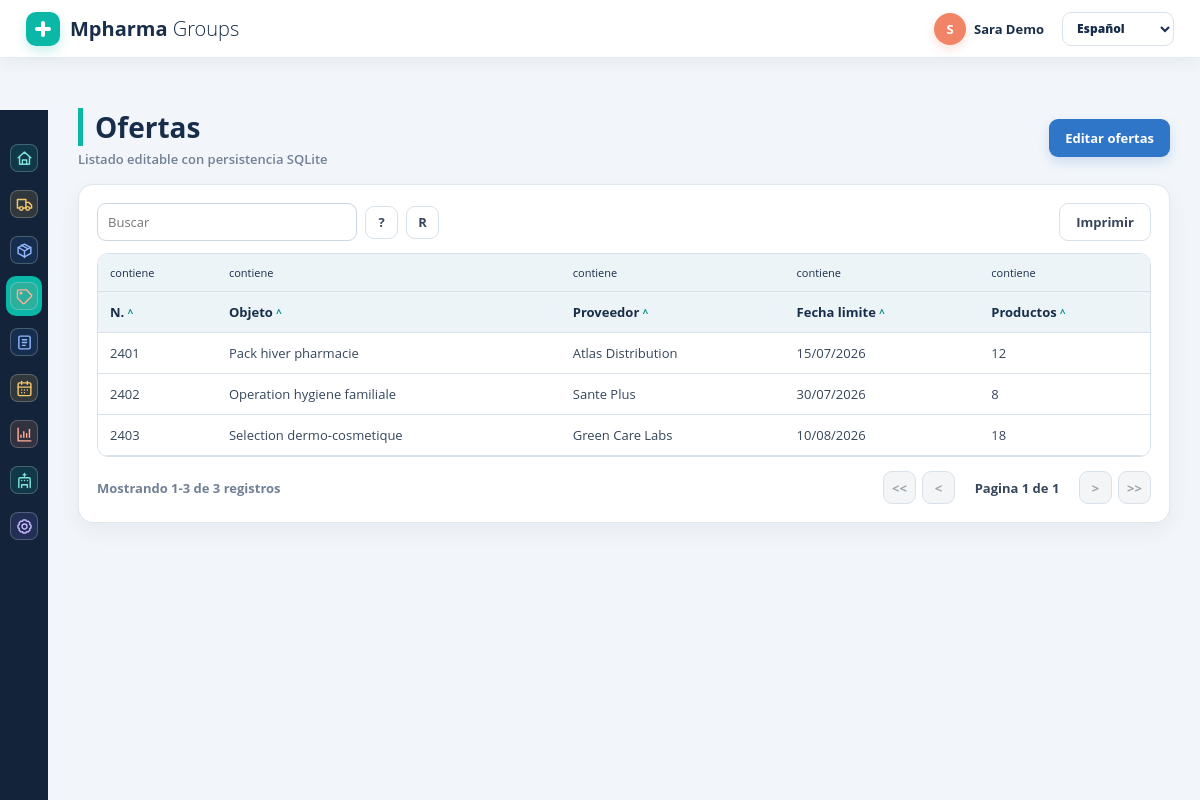
Page /offers (signed in) on the committed database.
### tables this page shows
CREATE TABLE offers (
            id INTEGER PRIMARY KEY AUTOINCREMENT,
            number TEXT NOT NULL DEFAULT '', subject TEXT NOT NULL DEFAULT '', supplier TEXT NOT NULL DEFAULT '', deadline TEXT NOT NULL DEFAULT '', products TEXT NOT NULL DEFAULT ''
        );

### demo_site/app.py (the view)
    @app.route("/offers", methods=["GET", "POST"])
    @login_required
    def offers() -> object:
        return table_response("offers")

### demo_site/app.py (called while the page is built)
def current_edit_url() -> str:
    args = request.args.to_dict(flat=True)
    args["edit"] = "1"
    query = urlencode(args)
    return f"{request.path}?{query}"

def format_bytes(size: int) -> str:
    units = ("B", "KB", "MB", "GB")
    value = float(size)
    unit = units[0]
    for unit in units:
        if value < 1024 or unit == units[-1]:
            break
        value /= 1024
    if value.is_integer():
        return f"{int(value)} {unit}"
    return f"{value:.1f} {unit}"

### demo_site/auth.py (called while the page is built)
def is_admin_user(user: Mapping[str, object] | None) -> bool:
    if not user:
        return False
    return bool(user.get("is_admin")) or str(user.get("role", "")).lower() in {
        "admin",
        "administrador",
        "administradora",
    }

def can_edit_table(user: Mapping[str, object] | None, table_key: str) -> bool:
    return is_admin_user(user) or table_key == "purchaseorders"

def visible_nav_items(user: Mapping[str, object] | None, nav_items: tuple) -> tuple:
    return nav_items

### demo_site/storage.py (called while the page is built)
def get_database_path() -> Path:
    configured = current_app.config.get("DATABASE")
    if configured:
        return Path(configured)
    return Path(current_app.root_path).parent / "data" / "nova_groups.sqlite3"

def get_db() -> sqlite3.Connection:
    if "db" not in g:
        path = get_database_path()
        path.parent.mkdir(parents=True, exist_ok=True)
        database_uri = "file:" + path.resolve().as_posix() + "?mode=rwc&nolock=1"
        connection = sqlite3.connect(database_uri, uri=True)
        connection.execute("PRAGMA journal_mode=OFF")
        connection.execute("PRAGMA synchronous=OFF")
        connection.row_factory = sqlite3.Row
        g.db = connection
    return g.db

def validate_table_key(table_key: str) -> None:
    if table_key not in EDITABLE_TABLE_KEYS:
        raise ValueError(f"Unsupported editable table: {table_key}")

def get_table_name(table_key: str) -> str:
    validate_table_key(table_key)
    return TABLE_NAME_MAP[table_key]

def get_visible_fields(table_key: str) -> tuple[str, ...]:
    validate_table_key(table_key)
    return tuple(key for key, _label in TABLES[table_key]["columns"])

def get_extra_fields(table_key: str) -> tuple[str, ...]:
    validate_table_key(table_key)
    return EXTRA_FIELDS.get(table_key, ())

def get_record_fields(table_key: str) -> tuple[str, ...]:
    return get_visible_fields(table_key) + get_extra_fields(table_key)

### demo_site/templates/table_page.html (shortened to what this page needs)
{% extends "base.html" %}
{% import "macros.html" as ui %}
{% block content %}
{% set action_url = url_for(table.create_endpoint) if table.create_endpoint else None %}
{% set edit_action_label = "Ver listado" if edit_mode else "Editar " ~ table.title|lower %}
{% set edit_action_url = list_url if edit_mode else edit_url %}
{{ ui.page_header(
  table.title,
  "Listado editable con persistencia SQLite",
  edit_action_label if can_edit else None,
  edit_action_url if can_edit else None,
  "Crear" if action_url and not edit_mode and can_edit else None,
  action_url if action_url and not edit_mode else None
) }}
{% if edit_mode %}
  <section class="block">
    <form class="bulk-upload bulk-upload-form" method="post" action="{{ list_url }}" enctype="multipart/form-data">
      <a class="btn btn-white" href="{{ url_for('table_import_template', table_key=table_key) }}">Plantilla Excel</a>
      <input class="input file-input" type="file" name="excel_file" accept=".xlsx,.xlsm">
      <button class="btn btn-white" type="submit" name="bulk_action" value="import_excel">Cargar Excel</button>
      <span class="bulk-upload__hint">Max. {{ upload_limit_label }}</span>
    </form>
    <form class="records-edit-form records-edit-form-{{ table_key }}" method="post" action="{{ edit_form_url }}">
      <div class="edit-toolbar">
        <button class="btn btn-white" type="button" data-select-toggle>Seleccionar todo</button>
        <button class="btn btn-danger" type="submit" name="row_action" value="delete_selected">Eliminar seleccionados</button>
      </div>
      <div class="table-wrap">
        <table class="data-table editable-table records-edit-table">
          <thead>
            <tr>
              <th class="select-col"></th>
              {% for key, label in table.columns %}
                <th>{{ label }}</th>
              {% endfor %}
            </tr>
          </thead>
          <tbody>
            {% for row in rows %}
              <tr>
                <input type="hidden" name="record_id" value="{{ row.id }}">
                <td class="row-select-cell">
                  <input class="row-select-checkbox" type="checkbox" name="selected_record_id" value="{{ row.id }}" aria-label="Seleccionar fila {{ loop.index }}">
                </td>
                {% for field in hidden_fields %}
                  <input type="hidden" name="record_{{ row.id }}_{{ field }}" value="{{ row.get(field, '') }}">
                {% endfor %}
                {% for key, label in table.columns %}
                  <td>
                    {% set suggestion_list = none %}
                    {% if table_key == "suppliers" and key == "name" %}
                      {% set suggestion_list = "supplier-name-options" %}
                    {% elif table_key == "products" and key == "supplier" %}
                      {% set suggestion_list = "product-supplier-options" %}
                    {% elif table_key == "products" and key == "name" %}
                      {% set suggestion_list = "product-name-options" %}
                    {% endif %}
                    {% if key in ['date', 'deadline', 'updated', 'birthdate'] %}
                      {{ ui.date_control("record_" ~ row.id ~ "_" ~ key, row.get(key, '')) }}
                    {% else %}
                      <input class="input" type="text" name="record_{{ row.id }}_{{ key }}" value="{{ row.get(key, '') }}"{% if suggestion_list %} list="{{ suggestion_list }}" autocomplete="off"{% endif %}>
                    {% endif %}
                  </td>
                {% endfor %}
              </tr>
            {% endfor %}
            <tr class="new-row">
              <td class="row-select-cell"></td>
              {% for key, label in table.columns %}
                <td>
                  {% set suggestion_list = none %}
                  {% if table_key == "suppliers" and key == "name" %}
                    {% set suggestion_list = "supplier-name-options" %}
                  {% elif table_key == "products" and key == "supplier" %}
                    {% set suggestion_list = "product-supplier-options" %}
                  {% elif table_key == "products" and key == "name" %}
                    {% set suggestion_list = "product-name-options" %}
                  {% endif %}
                  {% if key in ['date', 'deadline', 'updated', 'birthdate'] %}
                    {{ ui.date_control("new_" ~ key) }}
                  {% else %}
                    <input class="input" type="text" name="new_{{ key }}" placeholder="{{ 'Nuevo registro' if loop.first else label }}"{% if suggestion_list %} list="{{ suggestion_list }}" autocomplete="off"{% endif %}>
                  {% endif %}
                </td>
              {% endfor %}
              {% for field in hidden_fields %}
                <input type="hidden" name="new_{{ field }}" value="{{ '1' if archived else '0' }}">
              {% endfor %}
            </tr>
          </tbody>
        </table>
      </div>
      <div class="form-actions">
        <a class="btn btn-white" href="{{ list_url }}">Cancelar</a>
        <button class="btn btn-blue" type="submit">Guardar cambios</button>
      </div>
    </form>
    {% if table_key == "suppliers" %}
      <datalist id="supplier-name-options">
        {% for suggestion in supplier_suggestions %}
          <option value="{{ suggestion }}"></option>
        {% endfor %}
      </datalist>
    {% elif table_key == "products" %}
      <datalist id="product-supplier-options">
        {% for suggestion in supplier_suggestions %}
          <option value="{{ suggestion }}"></option>
        {% endfor %}
      </datalist>
      <datalist id="product-name-options">
        {% for suggestion in product_suggestions %}
          <option value="{{ suggestion }}"></option>
        {% endfor %}
      </datalist>
    {% endif %}
    {{ ui.pagination_controls(pagination) }}
  </section>
{% else %}
  {{ ui.render_table(table, rows, table_key, q, can_edit, pagination) }}
{% endif %}
{% endblock %}

### demo_site/templates/macros.html (shortened to what this page needs)
{% macro icon(name) -%}
  <span class="nav-icon nav-icon-{{ name }}" aria-hidden="true">
    <svg viewBox="0 0 24 24" fill="none" stroke="currentColor" stroke-width="2" stroke-linecap="round" stroke-linejoin="round">
      {% if name == "home" %}
        <path d="m3 11 9-8 9 8"></path>
        <path d="M5 10v10h14V10"></path>
        <path d="M9 20v-6h6v6"></path>
      {% elif name == "truck" %}
        <path d="M10 17h4V5H2v12h3"></path>
        <path d="M14 9h4l4 4v4h-3"></path>
        <circle cx="7.5" cy="17.5" r="2.5"></circle>
        <circle cx="16.5" cy="17.5" r="2.5"></circle>
      {% elif name == "box" %}
        <path d="m7.5 4.3 9 5.2"></path>
        <path d="M21 8 12 3 3 8v8l9 5 9-5Z"></path>
        <path d="m3.3 7.7 8.7 5 8.7-5"></path>
        <path d="M12 22V12.7"></path>
      {% elif name == "tag" %}
        <path d="M12.6 2.6H4a2 2 0 0 0-2 2v8.6a2 2 0 0 0 .6 1.4l6.8 6.8a2 2 0 0 0 2.8 0l9.2-9.2a2 2 0 0 0 0-2.8l-6.8-6.8a2 2 0 0 0-1.4-.6Z"></path>
        <circle cx="7" cy="7" r="1.2"></circle>
      {% elif name == "file" %}
        <rect width="16" height="18" x="4" y="3" rx="2"></rect>
        <path d="M9 8h6"></path>
        <path d="M9 12h6"></path>
        <path d="M9 16h4"></path>
      {% elif name == "calendar" %}
        <path d="M8 2v4"></path>
        <path d="M16 2v4"></path>
        <rect width="18" height="18" x="3" y="4" rx="2"></rect>
        <path d="M3 10h18"></path>
        <path d="M8 14h.01"></path>
        <path d="M12 14h.01"></path>
        <path d="M16 14h.01"></path>
        <path d="M8 18h.01"></path>
        <path d="M12 18h.01"></path>
      {% elif name == "chart" %}
        <path d="M3 3v18h18"></path>
        <path d="M7 16v-3"></path>
        <path d="M11 16V8"></path>
        <path d="M15 16v-5"></path>
        <path d="M19 16V5"></path>
      {% elif name == "users" %}
        <path d="M12 6V2"></path>
        <path d="M10 4h4"></path>
        <path d="M4 22V10a2 2 0 0 1 2-2h12a2 2 0 0 1 2 2v12"></path>
        <path d="M8 22v-4h8v4"></path>
        <path d="M8 12h.01"></path>
        <path d="M12 12h.01"></path>
        <path d="M16 12h.01"></path>
      {% elif name == "gear" %}
        <path d="M12 15.5a3.5 3.5 0 1 0 0-7 3.5 3.5 0 0 0 0 7Z"></path>
        <path d="M19.4 15a1.7 1.7 0 0 0 .3 1.9l.1.1-2.8 2.8-.1-.1a1.7 1.7 0 0 0-1.9-.3 1.7 1.7 0 0 0-1 1.6v.2h-4V21a1.7 1.7 0 0 0-1-1.6 1.7 1.7 0 0 0-1.9.3l-.1.1L4.2 17l.1-.1a1.7 1.7 0 0 0 .3-1.9A1.7 1.7 0 0 0 3 14H2.8v-4H3a1.7 1.7 0 0 0 1.6-1 1.7 1.7 0 0 0-.3-1.9L4.2 7 7 4.2l.1.1A1.7 1.7 0 0 0 9 4.6a1.7 1.7 0 0 0 1-1.6v-.2h4V3a1.7 1.7 0 0 0 1 1.6 1.7 1.7 0 0 0 1.9-.3l.1-.1L19.8 7l-.1.1a1.7 1.7 0 0 0-.3 1.9 1.7 1.7 0 0 0 1.6 1h.2v4H21a1.7 1.7 0 0 0-1.6 1Z"></path>
      {% endif %}
    </svg>
  </span>
{%- endmacro %}
{% macro page_header(title, subtitle=None, action_label=None, action_url=None, secondary_label=None, secondary_url=None) -%}
<div class="page-header">
  <div>
    <h1>{{ title }}</h1>
    {% if subtitle %}<p>{{ subtitle }}</p>{% endif %}
  </div>
  {% if (action_label and action_url) or (secondary_label and secondary_url) %}
    <div class="page-actions">
      {% if action_label and action_url %}
        <a class="btn btn-blue" href="{{ action_url }}">{{ action_label }}</a>
      {% endif %}
    </div>
  {% endif %}
</div>
{%- endmacro %}
{% macro pagination_controls(pagination) -%}
<div class="pagination" aria-label="Paginacion">
  <span>
    {% if pagination.total %}
      Mostrando {{ pagination.start }}-{{ pagination.end }} de {{ pagination.total }} registros
    {% else %}
      0 registros
    {% endif %}
  </span>
  <div class="pagination-actions">
    {% if pagination.has_prev %}
      <a class="tool-btn" href="{{ pagination.first_url }}" title="Primera pagina">&lt;&lt;</a>
      <a class="tool-btn" href="{{ pagination.prev_url }}" title="Pagina anterior">&lt;</a>
    {% else %}
      <span class="tool-btn disabled" aria-disabled="true" title="Primera pagina">&lt;&lt;</span>
      <span class="tool-btn disabled" aria-disabled="true" title="Pagina anterior">&lt;</span>
    {% endif %}
    <span class="pagination-current">Pagina {{ pagination.page }} de {{ pagination.total_pages }}</span>
    {% if pagination.has_next %}
      <a class="tool-btn" href="{{ pagination.next_url }}" title="Pagina siguiente">&gt;</a>
      <a class="tool-btn" href="{{ pagination.last_url }}" title="Ultima pagina">&gt;&gt;</a>
    {% else %}
      <span class="tool-btn disabled" aria-disabled="true" title="Pagina siguiente">&gt;</span>
      <span class="tool-btn disabled" aria-disabled="true" title="Ultima pagina">&gt;&gt;</span>
    {% endif %}
  </div>
</div>
{%- endmacro %}
{% macro render_table(table, rows, table_key, q="", can_edit=false, pagination=None) -%}
{% set has_row_actions = can_edit and table_key in ["contacts", "purchaseorders"] %}
<section class="block">
  <div class="block-toolbar">
    <form class="search-form" method="get">
      <input class="input input-search" type="search" name="q" value="{{ q }}" placeholder="Buscar">
      <button class="tool-btn" type="submit" title="Buscar">?</button>
      <a class="tool-btn" href="{{ request.path }}" title="Recargar">R</a>
    </form>
    <a class="btn btn-white" href="javascript:window.print()">Imprimir</a>
  </div>
  <div class="table-wrap">
    <table class="data-table">
      <thead>
        <tr class="filter-row">
          {% for key, label in table.columns %}
            <th><span>contiene</span></th>
          {% endfor %}
        </tr>
        <tr>
          {% for key, label in table.columns %}
            {% set direction = "desc" if request.args.get("sort") == key and request.args.get("direction") != "desc" else "asc" %}
            <th>
              <a href="{{ request.path }}?q={{ q }}&sort={{ key }}&direction={{ direction }}">
                {{ label }} <span class="sort-mark">^</span>
              </a>
            </th>
          {% endfor %}
        </tr>
      </thead>
      <tbody>
        {% for row in rows %}
          <tr>
            {% for key, label in table.columns %}
              {% if table_key == "purchaseorders" and key == "number" %}
                <td><a class="row-action" href="{{ request.path }}?selected_order={{ row.get(key) }}">{{ row.get(key) }}</a></td>
              {% elif key in ["date", "deadline", "updated", "birthdate"] %}
                <td>{{ row.get(key)|date_display }}</td>
              {% else %}
                <td>{{ row.get(key) }}</td>
              {% endif %}
            {% endfor %}
          </tr>
        {% else %}
          <tr><td colspan="{{ table.columns|length + (1 if has_row_actions else 0) }}" class="empty">Sin resultados</td></tr>
        {% endfor %}
      </tbody>
    </table>
  </div>
  {% if pagination %}{{ pagination_controls(pagination) }}{% endif %}
</section>
{%- endmacro %}

### rows in the picture
offers: get "2401" "Pack hiver pharmacie" "Atlas Distribution" "12", get "15/07/2026"
offers: get "2402" "Operation hygiene familiale" "Sante Plus" "8", get "30/07/2026"
offers: get "2403" "Selection dermo-cosmetique" "Green Care Labs" "18", get "10/08/2026"

### other values in the picture
{{ brand.strong }} "Mpharma"
{{ brand.light }} "Groups"
{{ current_user.name[:1] }} "S"
{{ current_user.name }} "Sara Demo"
{{ title }} "Ofertas"
{{ subtitle }} "Listado editable con persistencia SQLite"
{{ action_label }} "Editar ofertas"
{{ label }} "N." "Objeto" "Proveedor" "Fecha limite" "Productos"
{{ pagination.start }} "1"
{{ pagination.end }} "3"
{{ pagination.total }} "3"
{{ pagination.page }} "1"
{{ pagination.total_pages }} "1"
